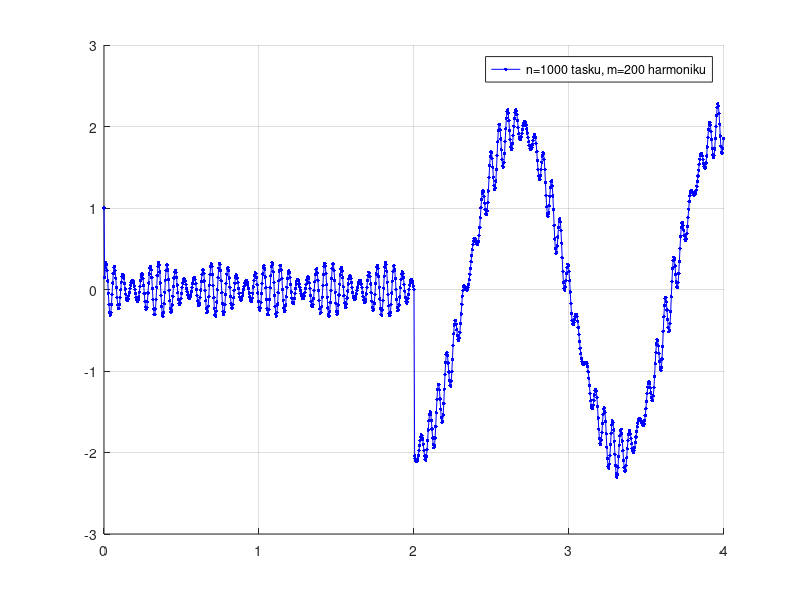
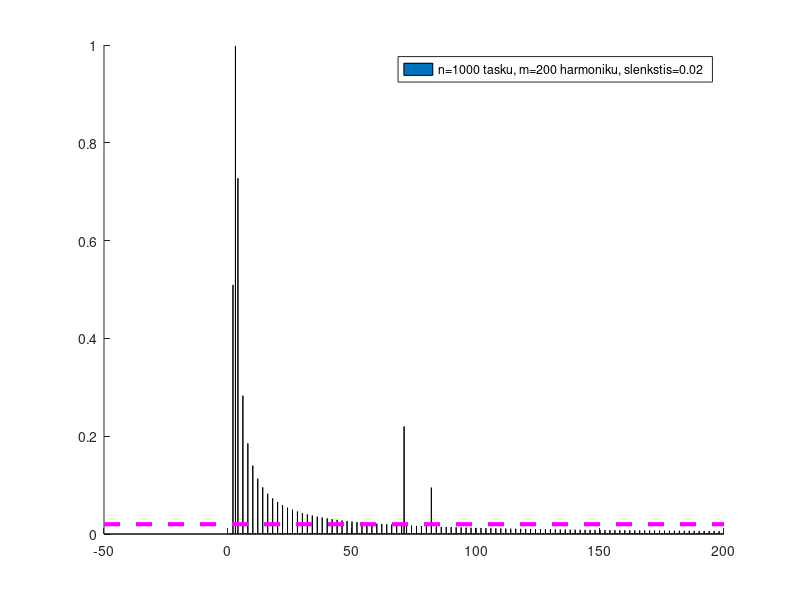
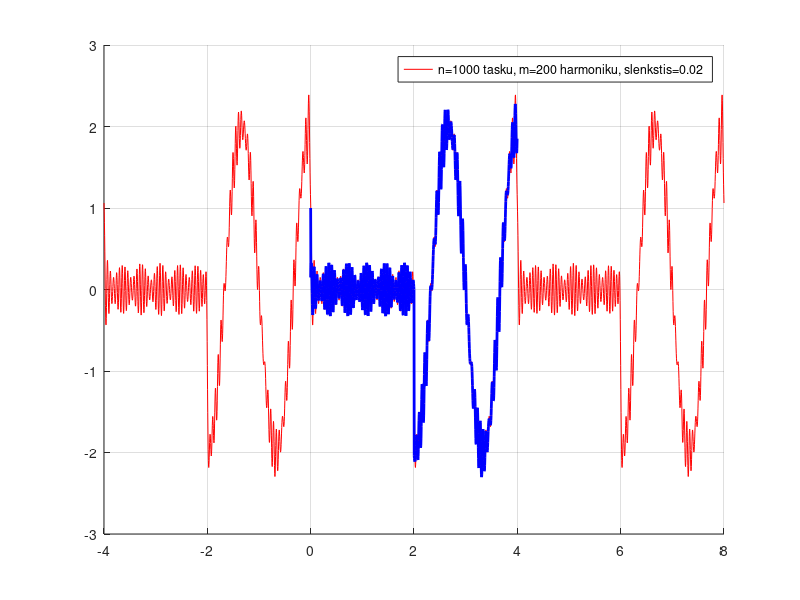
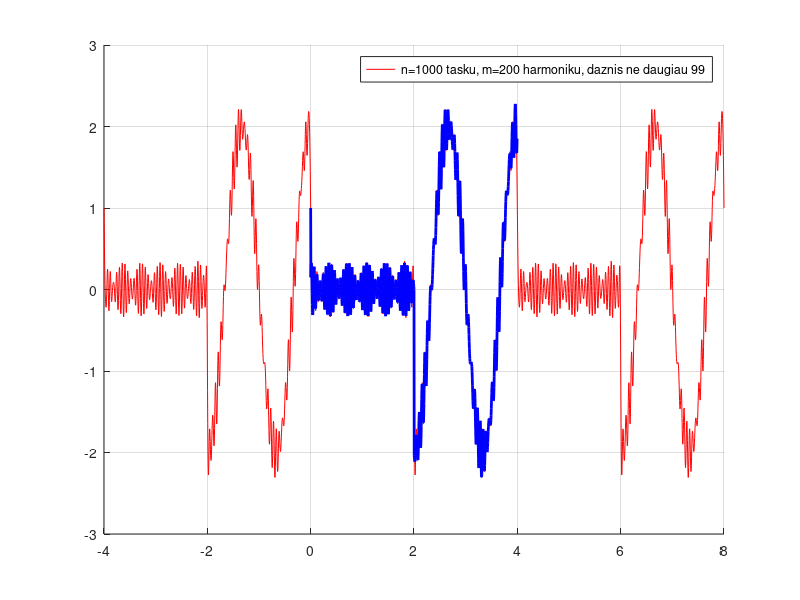

Write MATLAB code to recreate these figures, in order.
%*****************
% programos kodas
%*****************
function Furje
    clc,close all,clear all
    n=1000;     % n - tasku skaicius
    m=200;      % m - harmoniku skaicius
    M=2*m-1;    % M -koeficientu skaicius
    
    if M > n 
        'per didelis harmoniku skaicius!';
    end
    
    T=4;            % T - duotas periodas
    slenkstis=0.02 ; % harmoniku amplitudziu slenkstis triuksmu filtravimui
    dt=T/n;
    N=1000;         % N - vaizdavimo tasku skaicius
    dttt=T/N;
 
    t=[0:dt:T-dt];
    ttt=[-T:dttt:2*T];
 
    fff=fnk(T,t); % apskaiciuojame ir pavaizduojame duota tasku seka 
    figure(1),hold on,grid on,plot(t,fff,'b.-','MarkerSize',8);
    legend(sprintf('n=%d tasku, m=%d harmoniku',n,m))
 
    ac0=dot(fff,fC(0,T,t))/n;
    for i=1:m-1
        ac(i)=dot(fff,fC(i,T,t))*2/n;
        as(i)=dot(fff,fS(i,T,t))*2/n;
    end
    figure(2),hold on
    bar(0:m-1,[ac0,sqrt(ac.^2+as.^2)],0.01)
    xx=axis; plot([xx(1),xx(2)],slenkstis*[1 1],'m--','LineWidth',3); % braizo slenkscio linija
    legend(sprintf('n=%d tasku, m=%d harmoniku, slenkstis=%g ',n,m,slenkstis))
 
    fffz=ac0*fC(0,T,ttt);
    frequencies=[1:m-1];
    %frequencies=[1:4];
    for i=frequencies
        if sqrt(ac(i)^2+as(i)^2) > slenkstis
            fffz=fffz+ac(i)*fC(i,T,ttt)+as(i)*fS(i,T,ttt);    
        end
    end
    
    figure(3),hold on,grid on, plot(ttt,fffz,'r');plot(t,fff,'b-','LineWidth',2);
    legend(sprintf('n=%d tasku, m=%d harmoniku, slenkstis=%g ',n,m,slenkstis))
    
    %pagal dazni
    fffz=ac0*fC(0,T,ttt);
    frequencies=[1:m-1];
    %frequencies=[1:4];
    for i=frequencies
        if i < 99
            fffz=fffz+ac(i)*fC(i,T,ttt)+as(i)*fS(i,T,ttt);    
        end
    end
 
    figure(4),hold on,grid on, plot(ttt,fffz,'r');plot(t,fff,'b-','LineWidth',2);
    legend(sprintf('n=%d tasku, m=%d harmoniku, daznis ne daugiau 99 ',n,m))
 
    return
end
 
function c=fC(i,T,t)
    if i==0
        c=1*cos(0*t); 
    else
        c=cos(2*pi*i/T*t);
    end
    return
end
 
function s=fS(i,T,t)
    s=sin(2*pi*i/T*t); 
    return
end
 
function rez=fnk(T,t)
    % su triuksmais
    rez=(1-sign(sin(2.*pi.*t./T))).*cos(2.*pi.*3.*t./T) + 0.22.*sin(2.*pi.*71.*t./T)+0.11.*sin(2.*pi.*82.*t./T);
    % be triuksmu
   %rez=(1-sign(sin(2.*pi.*t/T))).*cos(2.*pi.*3.*t/T);
    return
end
